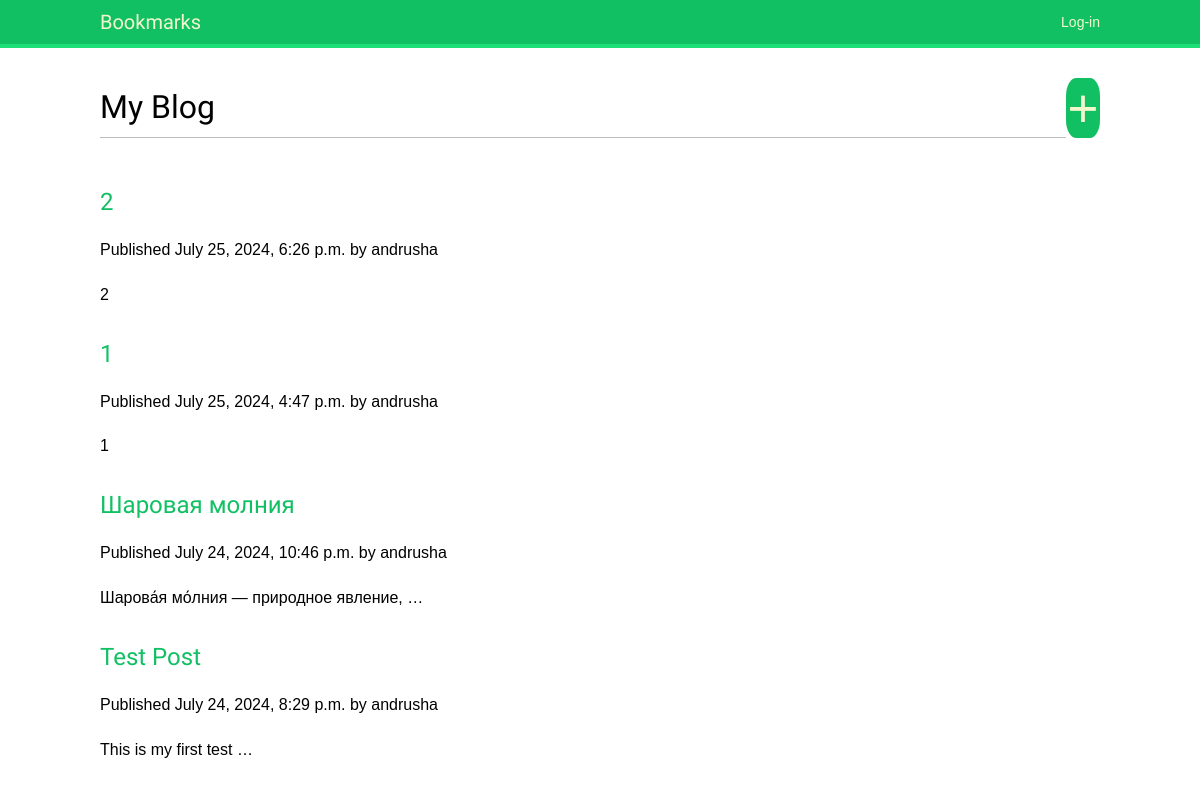
Screenshot of /blog/ with the database file from the repository.
### blog/models.py (models this page shows, shortened)
class Post(models.Model):
    class Status(models.TextChoices):
        DRAFT = 'DF', 'Draft'
        PUBLISHED = 'PB', 'Published'
    title = models.CharField(max_length=250)
    slug = models.SlugField(max_length=250)
    author = models.ForeignKey(User,
                               on_delete=models.CASCADE,
                               related_name='blog_posts')
    body = models.TextField()
    publish = models.DateTimeField(default=timezone.now)
    created = models.DateTimeField(auto_now_add=True)
    updated = models.DateTimeField(auto_now=True)
    status = models.CharField(max_length=2,
                              choices=Status.choices,
                              default=Status.DRAFT)
    objects = models.Manager() # The default manager.
    published = PublishedManager() # Our custom manager.
    class Meta:
        ordering = ['-publish']
        indexes = [
            models.Index(fields=['-publish']),
        ]

### blog/views.py (the view)
# urls.py: path('', views.post_list, name='post_list'),
def post_list(request):
    posts = Post.published.all()
    return render(request,
                 'blog/post/list.html',
                 {'posts': posts, 'section': 'list'})

### blog/models.py (called while the page is built)
    def get_queryset(self):
        return super().get_queryset()\
                      .filter(status=Post.Status.PUBLISHED)

### blog/templates/blog/post/list.html (shortened to what this page needs)
{% extends "blog/base.html" %}
{% block content %}
  <div id="container">
      <h1 id="left">My Blog</h1>
      <a href="{% url 'blog:post_create' %}" class="btn">+</a>
  </div>
  {% for post in posts %}
    <h2>
      <a href="{% url 'blog:post_detail' post.id %}">
        {{ post.title }}
      </a>
    </h2>
    <p class="date">
      Published {{ post.publish }} by {{ post.author }}
    </p>
    {{ post.body|truncatewords:5|linebreaks }}
  {% endfor %}
{% endblock %}

### blog/templates/blog/base.html (shortened to what this page needs)
{% load static %}
<html lang="en-us">
<head>
  <link href="{% static "css/base.css" %}" rel="stylesheet">
</head>
<body>
  <div id="header">
    <span class="logo">Bookmarks</span>
    <span class="user">
      {% if request.user.is_authenticated %}
        Hello {{ request.user.first_name|default:request.user.username }},
        <a href="{% url "account:logout" %}">Logout</a>
      {% else %}
        <a href="{% url "account:login" %}">Log-in</a>
      {% endif %}
    </span>
  </div>
  <div id="content">
    {% block content %}
    {% endblock %}
  </div>
</body>
</html>

### static/css/base.css (style rules this page uses)
body { margin:0; padding:0; font-family:helvetica, sans-serif; }
#container { height: 80px; width: 100%; display: flex; }
#left { width: 100%; }
.btn { background-color: #12c064; border: none; color: #f3f7cc; height: 75%; width: 3.5%; text-align: center; font-size: 53px; cursor: pointer; border-radius: 30%; }
p { line-height: 1.8; }
a { color:#12c064; text-decoration:none; }
h1, h2, h3, h4, h5 , h6 { font-family: 'Muli', sans-serif; font-weight:normal; }
h1 { border-bottom:1px solid #bbb; padding:0 0 10px 0; margin:10px 0 20px 0; }
h2 { margin:30px 0 20px; }
#header { padding:10px 100px; font-size:14px; background:#12c064; color:#fff; border-bottom:4px solid #1cdf78; overflow:auto; }
#header .logo { font-family: 'Muli', sans-serif; float:left; color:#f3f7cc; font-size:20px; margin-right:10%; }
#header a { color:#f3f7cc; }
#header .user { float:right; padding-top:4px; }
#content { padding:30px 100px; }

### rows the page displays
Post: title "2", publish "July 25, 2024, 6:26 p.m.", author "andrusha", body "2"
Post: title "1", publish "July 25, 2024, 4:47 p.m.", author "andrusha", body "1"
Post: title "Шаровая молния", publish "July 24, 2024, 10:46 p.m.", author "andrusha", body "Шарова́я мо́лния — природное явление, …"
Post: title "Test Post", publish "July 24, 2024, 8:29 p.m.", author "andrusha", body "This is my first test …"
